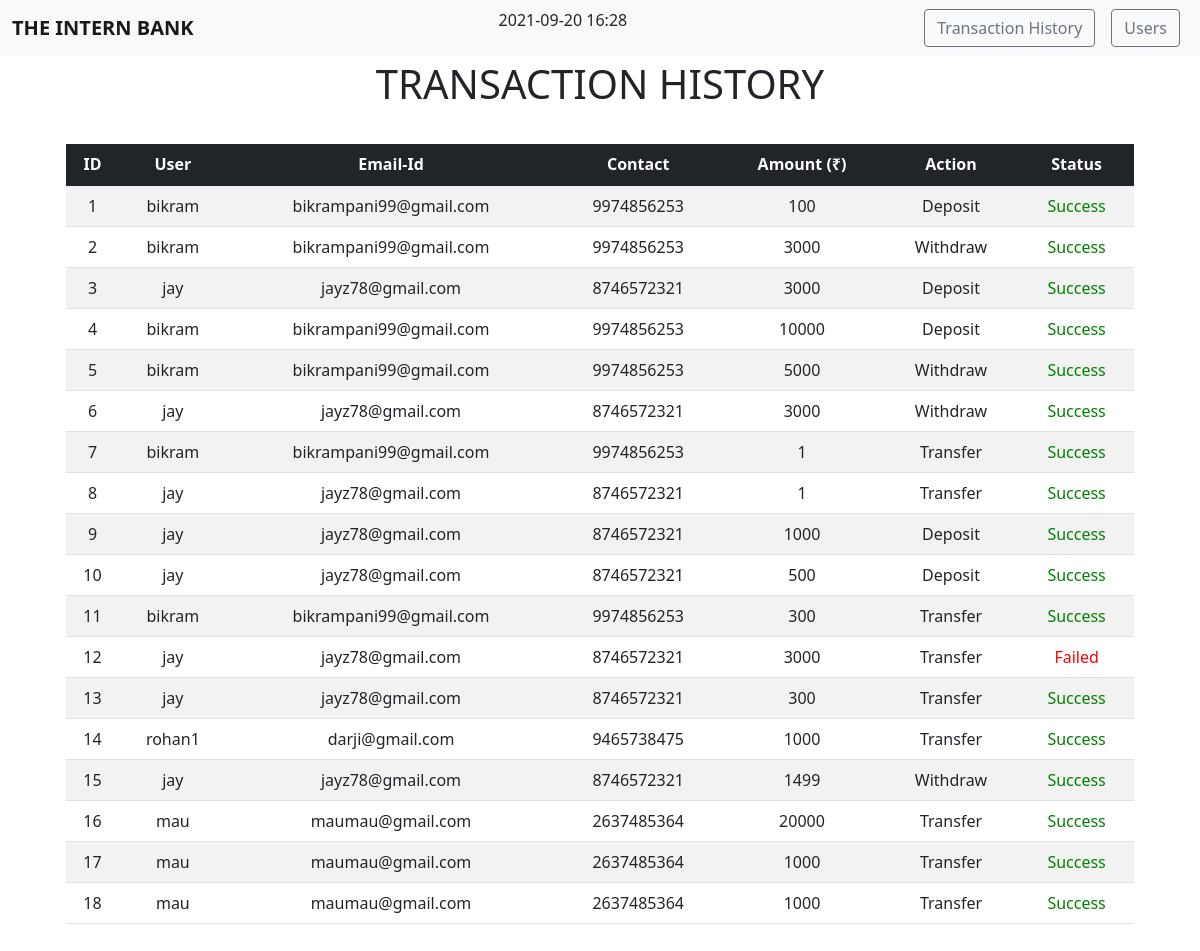
The page /history/ on the database its author committed.
### bank/models.py (models this page shows, shortened)
class History(models.Model):
    username = models.CharField(max_length=30)
    email_id = models.EmailField()
    contact = models.IntegerField()
    amount = models.IntegerField("Amount (₹)")
    action = models.CharField(max_length=30)
    status = models.CharField(max_length=30)

### bank/views.py (the view)
# urls.py: path("history/", views.HistoryPage, name="History"),
def HistoryPage(request):
    data = History.objects.all()
    return render(request, 'history.html',{'data':data})

### templates/history.html (shortened to what this page needs)
{% extends 'base.html' %}
{% block body %}
<div class="container-fluid text-Dark py-1 text-center">
    <h1>TRANSACTION HISTORY</h1>
</div>
<div class="container row text-center py-4" style="margin: auto;">
    <div class="col-md-12">
        <table class="table table-striped table-hover">
            <thead class="table-dark">
                <th>ID</th>
                <th>User</th>
                <th>Email-Id</th>
                <th>Contact</th>
                <th>Amount (₹)</th>
                <th>Action</th>
                <th>Status</th>
            </thead>
            <tbody>
                {% for i in data %}
                    <tr>
                        <td>{{i.id}}</td>
                        <td>{{i.username}}</td>
                        <td>{{i.email_id}}</td>
                        <td>{{i.contact}}</td>
                        <td>{{i.amount}}</td>
                        <td>{{i.action}}</td>
                        {% if i.status == "Success" %}
                            <td style="color: green;">{{i.status}}</td>
                        {% else %}
                            <td style="color: red;">{{i.status}}</td>
                        {% endif %}
                    </tr>
                {% endfor %}
            </tbody>
        </table>
    </div>
</div>
{% endblock body %}

### templates/base.html (shortened to what this page needs)
<!DOCTYPE html>
<html lang="en">
<head>
    <link href="https://cdn.jsdelivr.net/npm/bootstrap@5.1.1/dist/css/bootstrap.min.css" rel="stylesheet"
>
</head>
<body>
    <nav class="navbar navbar-light bg-light">
        <div class="container-fluid">
            <a class="navbar-brand" href="{% url 'home' %}" ><b>THE INTERN BANK</b></a>
            <P>{% now "Y-m-d H:i" %}</P>
            <form class="d-flex">
                <a class="btn btn-outline-secondary mx-2" href="{% url 'History' %}" role="button">Transaction History</a>
                <a class="btn btn-outline-secondary mx-2" href="{% url 'Users' %}" role="button">Users</a>
            </form>
        </div>
    </nav>
    {% block body %} {% endblock body %}
</body>
</html>

### rows shown on the page
History: id "1", username "bikram", email_id "bikrampani99@gmail.com", contact "9974856253", amount "100", action "Deposit", status "Success"
History: id "2", username "bikram", email_id "bikrampani99@gmail.com", contact "9974856253", amount "3000", action "Withdraw", status "Success"
History: id "3", username "jay", email_id "jayz78@gmail.com", contact "8746572321", amount "3000", action "Deposit", status "Success"
History: id "4", username "bikram", email_id "bikrampani99@gmail.com", contact "9974856253", amount "10000", action "Deposit", status "Success"
History: id "5", username "bikram", email_id "bikrampani99@gmail.com", contact "9974856253", amount "5000", action "Withdraw", status "Success"
History: id "6", username "jay", email_id "jayz78@gmail.com", contact "8746572321", amount "3000", action "Withdraw", status "Success"
History: id "7", username "bikram", email_id "bikrampani99@gmail.com", contact "9974856253", amount "1", action "Transfer", status "Success"
History: id "8", username "jay", email_id "jayz78@gmail.com", contact "8746572321", amount "1", action "Transfer", status "Success"
History: id "9", username "jay", email_id "jayz78@gmail.com", contact "8746572321", amount "1000", action "Deposit", status "Success"
History: id "10", username "jay", email_id "jayz78@gmail.com", contact "8746572321", amount "500", action "Deposit", status "Success"
History: id "11", username "bikram", email_id "bikrampani99@gmail.com", contact "9974856253", amount "300", action "Transfer", status "Success"
History: id "12", username "jay", email_id "jayz78@gmail.com", contact "8746572321", amount "3000", action "Transfer", status "Failed"
History: id "13", username "jay", email_id "jayz78@gmail.com", contact "8746572321", amount "300", action "Transfer", status "Success"
History: id "14", username "rohan1", email_id "darji@gmail.com", contact "9465738475", amount "1000", action "Transfer", status "Success"
History: id "15", username "jay", email_id "jayz78@gmail.com", contact "8746572321", amount "1499", action "Withdraw", status "Success"
History: id "16", username "mau", email_id "maumau@gmail.com", contact "2637485364", amount "20000", action "Transfer", status "Success"
History: id "17", username "mau", email_id "maumau@gmail.com", contact "2637485364", amount "1000", action "Transfer", status "Success"
History: id "18", username "mau", email_id "maumau@gmail.com", contact "2637485364", amount "1000", action "Transfer", status "Success"
